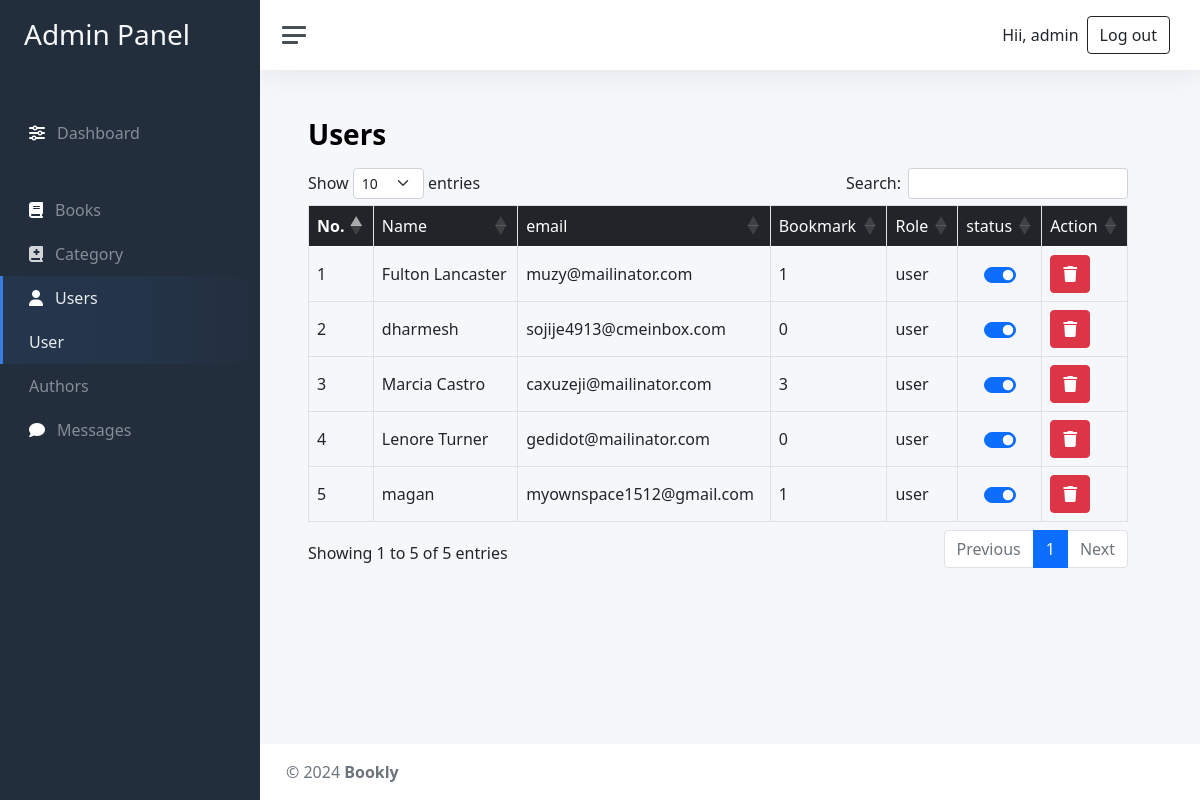
Page /admin/user.php (signed in) on the committed database.
### tables this page shows
CREATE TABLE `users` (
  `id` int(100) NOT NULL,
  `name` varchar(100) NOT NULL,
  `email` varchar(100) NOT NULL,
  `password` varchar(100) NOT NULL,
  `user_type` varchar(20) NOT NULL DEFAULT 'user',
  `status` int(20) NOT NULL
);

### admin/user.php (the view, shortened to what this page needs)
<?php
include('includes/header.php');
include('includes/navbar.php');
?>
<div class="main">
    <nav class="navbar navbar-expand navbar-light navbar-bg">
        <a class="sidebar-toggle js-sidebar-toggle">
            <i class="hamburger align-self-center"></i>
        </a>
        <div class="navbar-collapse collapse">
            <ul class="navbar-nav navbar-align">
                <li class="nav-item d-flex justify-content-center align-items-center">
                    <div class="text-dark">Hii, <?php echo $_SESSION['admin_name'] . " "; ?></div>
                    <a class="nav-link" href="../logout.php">
                        <button type="button" class="btn btn-outline-dark">
                            Log out
                        </button>
                    </a>
                </li>
            </ul>
        </div>
    </nav>
    <main class="content">
        <div class="container-fluid p-0" id="main-content">
            <h1 class="h3 mb-3"><strong>Users</strong> </h1>
            <div class="row">
                <div class="row">
                    <div class="col-xl-12 col-xxl-12 d-flex">
                        <div class="w-100">
                            <div class="row" id="example1">
                                <table id="users" class="table table-bordered" style="width:100%">
                                    <thead class='table-dark'>
                                        <tr>
                                            <th>No.</th>
                                            <td>Name</td>
                                            <td>email</td>
                                            <td>Bookmark</td>
                                            <td>Role</td>
                                            <td>status</td>
                                            <td>Action</td>
                                        </tr>
                                    </thead>
                                    <tbody>
                                        <form action="" method="post">
                                            <?php
                                            $select_users = mysqli_query($conn, "SELECT * FROM `users` where user_type = 'user'") or die('query failed');
                                            if (mysqli_num_rows($select_users) > 0) {
                                                while ($fetch_user = mysqli_fetch_assoc($select_users)) {
                                                    $user_id = $fetch_user['id'];
                                                    $result = mysqli_query($conn, "SELECT * FROM `bookmark` where user_id=$user_id");
                                                    $bookmark = mysqli_num_rows($result);
                                            ?>
                                                    <tr>
                                                        <td></td>
                                                        <td><?php echo $fetch_user['name'] ?></td>
                                                        <td><?php echo $fetch_user['email'] ?></td>
                                                        <td><?php echo $bookmark ?></td>
                                                        <td><?php echo $fetch_user['user_type'] ?></td>
                                                        <td>
                                                            <div class="form-check form-switch justify-content-center align-items-center d-flex">
                                                                <input class="form-check-input" type="checkbox" name="shows" id="shows" value=<?php echo '"' . $fetch_user['status'] . '"';
                                                                                                                                                if ($fetch_user['status'] == "1") {
                                                                                                                                                    echo "checked";
                                                                                                                                                } ?> onclick="useractivate(<?php echo $fetch_user['id']; ?>)">
                                                            </div>
                                                        </td>
                                                        <td>
                                                            <div class="">
                                                                <button class="btn btn-danger confirm_btn" onclick="deleteUser(<?php echo $fetch_user['id']; ?>)"><i class="fa-solid fa-trash" style="color: #ffffff;"></i></button>
                                                            </div>
                                                        </td>
                                                    </tr>
                                            <?php
                                                }
                                            } else {
                                                echo '<p class="empty">no products added yet!</p>';
                                            }
                                            ?>
                                        </form>
                                    </tbody>
                                </table>
                            </div>
                        </div>
                    </div>
                </div>
            </div>
    </main>
    <?php
    include('includes/footer.php') ?>

### admin/css/style.css (style rules this page uses)
a { text-decoration: none !important; }

### rows in the picture
users: name "Fulton Lancaster", email "muzy@mailinator.com", bookmark "1", user_type "user", status "☑"
users: name "dharmesh", email "sojije4913@cmeinbox.com", bookmark "0", user_type "user", status "☑"
users: name "Marcia Castro", email "caxuzeji@mailinator.com", bookmark "3", user_type "user", status "☑"
users: name "Lenore Turner", email "gedidot@mailinator.com", bookmark "0", user_type "user", status "☑"
users: name "magan", email "myownspace1512@gmail.com", bookmark "1", user_type "user", status "☑"

### other values in the picture
$_SESSION['admin_name'] "admin"
